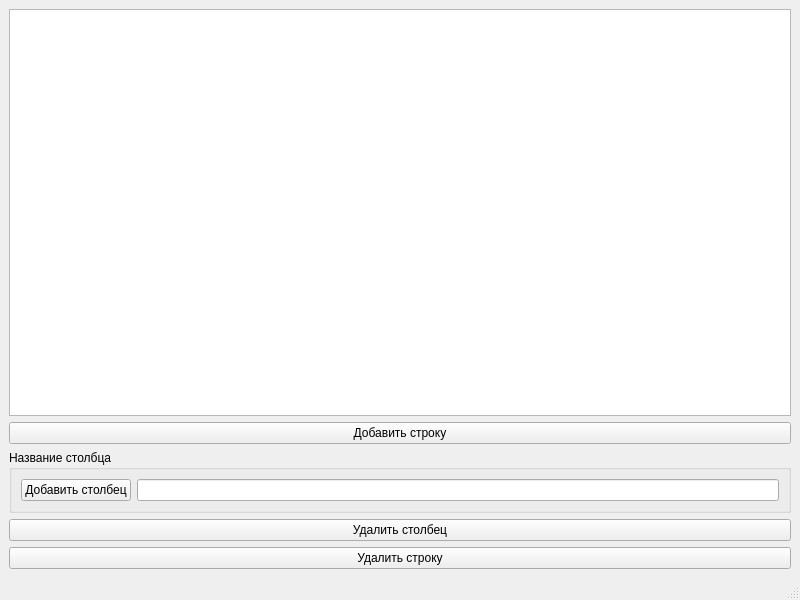
<?xml version="1.0" encoding="UTF-8"?>
<ui version="4.0">
 <class>gui</class>
 <widget class="QMainWindow" name="gui">
  <property name="geometry">
   <rect>
    <x>0</x>
    <y>0</y>
    <width>800</width>
    <height>600</height>
   </rect>
  </property>
  <property name="windowTitle">
   <string>gui</string>
  </property>
  <widget class="QWidget" name="centralwidget">
   <layout class="QVBoxLayout" name="verticalLayout">
    <item>
     <widget class="QTableView" name="tableView"/>
    </item>
    <item>
     <widget class="QPushButton" name="pushButton_2">
      <property name="text">
       <string>Добавить строку</string>
      </property>
     </widget>
    </item>
    <item>
     <widget class="QGroupBox" name="groupBox">
      <property name="title">
       <string>Название столбца</string>
      </property>
      <layout class="QHBoxLayout" name="horizontalLayout">
       <item>
        <widget class="QPushButton" name="pushButton_3">
         <property name="text">
          <string>Добавить столбец</string>
         </property>
        </widget>
       </item>
       <item>
        <widget class="QLineEdit" name="lineEdit"/>
       </item>
      </layout>
     </widget>
    </item>
    <item>
     <widget class="QPushButton" name="pushButton_4">
      <property name="text">
       <string>Удалить столбец</string>
      </property>
     </widget>
    </item>
    <item>
     <widget class="QPushButton" name="pushButton">
      <property name="text">
       <string>Удалить строку</string>
      </property>
     </widget>
    </item>
   </layout>
  </widget>
  <widget class="QMenuBar" name="menubar">
   <property name="geometry">
    <rect>
     <x>0</x>
     <y>0</y>
     <width>800</width>
     <height>26</height>
    </rect>
   </property>
  </widget>
  <widget class="QStatusBar" name="statusbar"/>
 </widget>
 <resources/>
 <connections/>
</ui>
